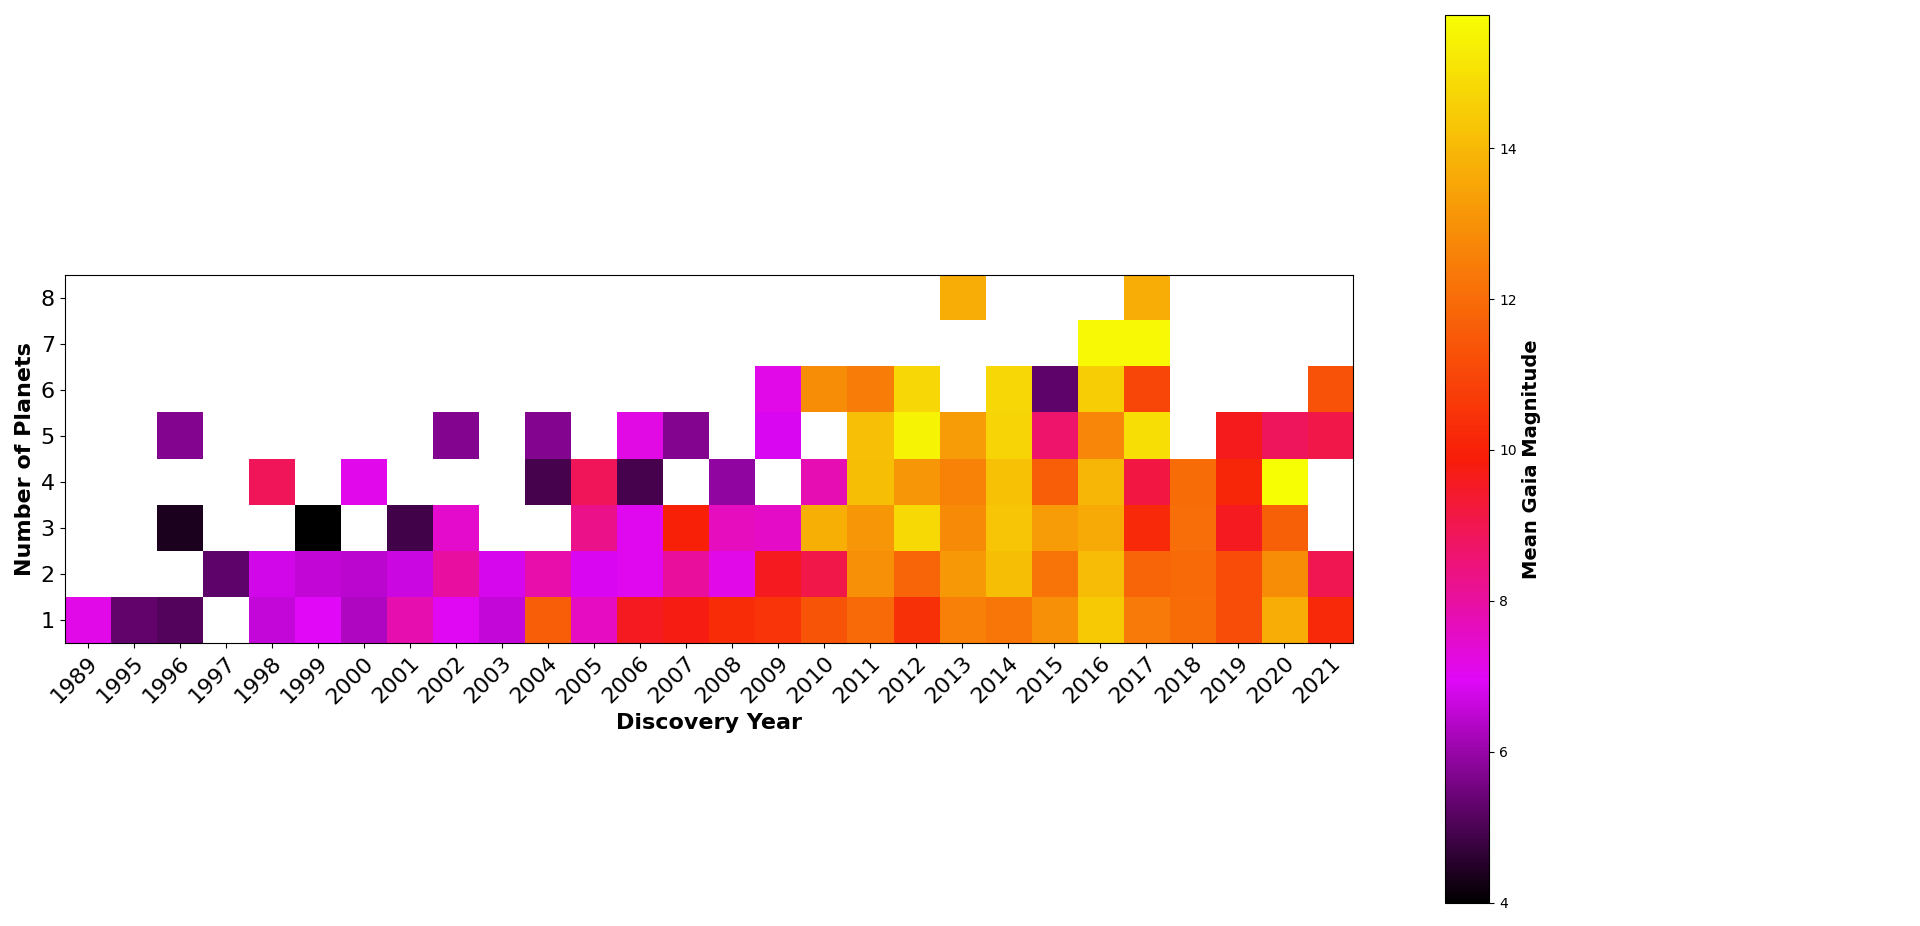

This figure's Python source:

# Paths:
path_data = "data/"

# Packages:
import numpy as np
import pandas as pd
import matplotlib.pyplot as plt
from matplotlib.colors import LinearSegmentedColormap

# Display options:
pd.set_option("display.width", 1200)
pd.set_option("display.max_columns", 300)
pd.set_option("display.max_rows", 300)

# Dataset:
df = pd.read_csv(path_data + "nasa_exoplanets.csv")
df_varnames = pd.read_csv(path_data + "nasa_exoplanets_var_names.csv")

# Variables:
x_var = "disc_year"
x_var_name = df_varnames.loc[(df_varnames["var"] == x_var), ["var_name"]].values[0][0]
y_var = "sy_pnum"
y_var_name = df_varnames.loc[(df_varnames["var"] == y_var), ["var_name"]].values[0][0]
z_var = "sy_gaiamag"
z_var_name = df_varnames.loc[(df_varnames["var"] == z_var), ["var_name"]].values[0][0]

# Adapt the data:
df_plot = df[[x_var, y_var, z_var]]
df_plot = df_plot.dropna()
df_plot = df_plot.reset_index(drop=True)
z_vals = df_plot.pivot_table(index = y_var,
                             columns = x_var,
                             values = z_var,
                             aggfunc = np.mean)
x_vals = z_vals.columns.tolist()
y_vals = z_vals.index.tolist()

# Plot:
my_colors = ["#000000", "#E008F8", "#F81D08", "#F88A08", "#F7FE04"]
my_palette = LinearSegmentedColormap.from_list("my_palette", my_colors)

fig, ax = plt.subplots(
    figsize = (20, 10),
    tight_layout = True
)
im = plt.imshow(
    X = z_vals,
    aspect = "equal",
    origin = "lower",
    cmap = my_palette
)
cbar = fig.colorbar(
    mappable = im,
    location = "right",
    fraction = 0.25
)
_ = cbar.ax.set_ylabel(
    "Mean " + z_var_name,
    rotation = 90,
    fontsize = 14,
    fontweight = "bold"
)
_ = ax.set_xticks(
    ticks = np.arange(len(x_vals))
)
_ = ax.set_yticks(
    ticks = np.arange(len(y_vals))
)
_ = ax.set_xticklabels(
    labels = x_vals
)
_ = ax.set_yticklabels(
    labels = y_vals
)
_ = ax.set_xlabel(
    x_var_name,
    fontsize = 16,
    fontweight = "bold"
)
_ = ax.set_ylabel(
    y_var_name,
    fontsize = 16,
    fontweight = "bold"
)
_ = ax.tick_params(
    axis = "x", 
    which = "major", 
    labelsize = 16
)
_ = plt.setp(
    ax.get_xticklabels(),
    rotation = 45,
    ha = "right",
    rotation_mode = "anchor"
)
_ = ax.tick_params(
    axis = "y", 
    which = "major", 
    labelsize = 16
)
